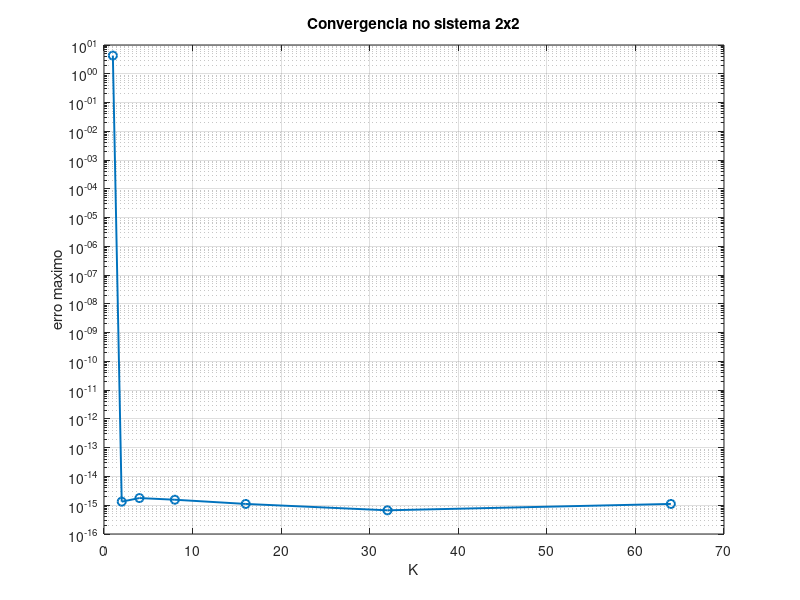
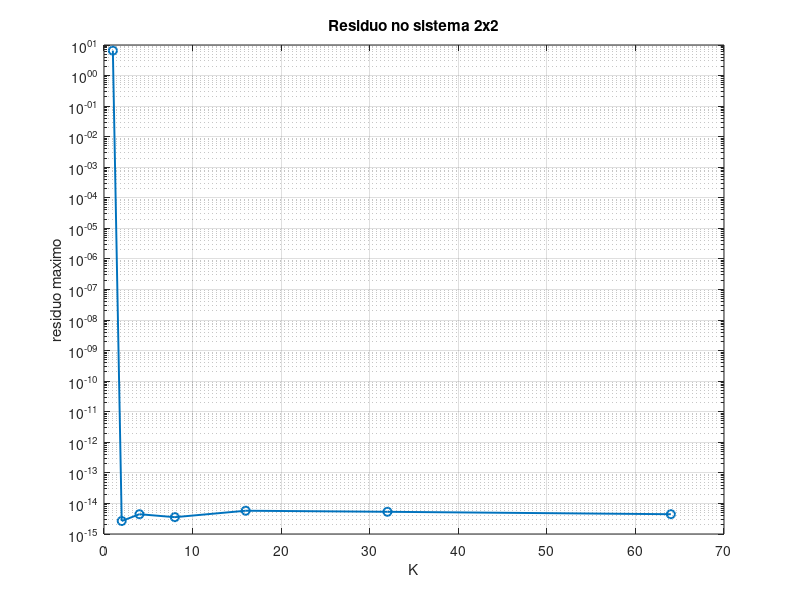

MATLAB code to generate these figures, in order: (Note: this script raises an error after producing the figures.)
function gerar_figuras_IC()
% gerar_figuras_IC
% -------------------------------------------------------------------------
% Gera as figuras usadas no Capitulo 5 da IC.
%
% Este script usa os codigos Octave/MATLAB da pasta codigos/ e salva as
% figuras na pasta ../figuras, com os mesmos nomes chamados no LaTeX.
%
% Observacao importante:
% - A coluna "Erro maximo absoluto" do relatorio usa
%       max(abs(U_aprox - U_ex)(:)).
% - A coluna "Erro L1 total" corresponde a um diagnostico acumulado,
%   mantido apenas para comparacao com versoes preliminares.
% -------------------------------------------------------------------------

    close all; clc;

    pasta_atual = fileparts(mfilename('fullpath'));
    pasta_raiz = fileparts(pasta_atual);
    pasta_fig = fullfile(pasta_raiz, 'figuras');

    if ~exist(pasta_fig, 'dir')
        mkdir(pasta_fig);
    end

    addpath(pasta_atual);

    % ------------------------------------------------------------------
    % 1. Sistema 2x2: dados da validacao registrada no texto
    % ------------------------------------------------------------------
    Ks = [1 2 4 8 16 32 64];
    erros_2x2 = [4.2832e0 1.3323e-15 1.7764e-15 1.5543e-15 ...
                 1.1102e-15 6.6613e-16 1.1102e-15];
    residuos_2x2 = [6.5415e0 2.6645e-15 4.4409e-15 3.5527e-15 ...
                    5.7732e-15 5.3291e-15 4.4409e-15];

    figure;
    semilogy(Ks, erros_2x2, '-o', 'LineWidth', 1.4);
    xlabel('K'); ylabel('erro maximo'); grid on;
    title('Convergencia no sistema 2x2');
    salvar_png(fullfile(pasta_fig, 'grafico_convergencia_sistema2x2.png'));

    figure;
    semilogy(Ks, residuos_2x2, '-o', 'LineWidth', 1.4);
    xlabel('K'); ylabel('residuo maximo'); grid on;
    title('Residuo no sistema 2x2');
    salvar_png(fullfile(pasta_fig, 'grafico_residuo_sistema2x2.png'));

    % Erro temporal para K=8, obtido pela rotina generica.
    A = [0 1; -1 -1];
    T = 2*pi;
    K = 8;
    tempos = linspace(0, T, 400);
    bfun = @(t) [0; -2*sin(2*t) + cos(t) - 3*cos(2*t)];
    uexata = @(t) [sin(t) + cos(2*t); cos(t) - 2*sin(2*t)];
    resultado = periodic_solution_fourier_generico(A, T, K, bfun, tempos, uexata);

    figure;
    plot(tempos, resultado.erro(1,:), 'LineWidth', 1.4);
    xlabel('t'); ylabel('erro'); grid on;
    title('Erro no sistema 2x2 para K=8');
    salvar_png(fullfile(pasta_fig, 'grafico_erro_sistema2x2_K8.png'));

    % ------------------------------------------------------------------
    % 2. Equacao do calor 2D: graficos quantitativos
    % ------------------------------------------------------------------
    NCheb = [8 16 32 60 80];
    condicoes = [1.8242e2 2.6766e3 4.1914e4 5.0538e5 1.60e6];
    erro_max = [2.7111e0 2.0527e-2 1.1682e-6 1.75e-14 2.53e-14];
    residuos = [2.70e-13 4.55e-13 1.30e-12 7.45e-12 2.95e-11];

    figure;
    semilogy(NCheb, erro_max, '-o', 'LineWidth', 1.4);
    xlabel('N_{Cheb}'); ylabel('erro maximo absoluto'); grid on;
    title('Erro maximo absoluto na equacao do calor 2D');
    salvar_png(fullfile(pasta_fig, 'grafico_erro_calor2d.png'));

    figure;
    semilogy(NCheb, condicoes, '-o', 'LineWidth', 1.4);
    xlabel('N_{Cheb}'); ylabel('condicao maxima'); grid on;
    title('Condicionamento dos sistemas modais');
    salvar_png(fullfile(pasta_fig, 'grafico_condicao_calor2d.png'));

    figure;
    loglog(condicoes, erro_max, '-o', 'LineWidth', 1.4);
    xlabel('condicao maxima'); ylabel('erro maximo absoluto'); grid on;
    title('Erro versus condicionamento');
    salvar_png(fullfile(pasta_fig, 'grafico_erro_vs_condicao_calor2d.png'));

    figure;
    semilogy(NCheb, residuos, '-o', 'LineWidth', 1.4);
    xlabel('N_{Cheb}'); ylabel('residuo maximo'); grid on;
    title('Residuo maximo na equacao do calor 2D');
    salvar_png(fullfile(pasta_fig, 'grafico_residuo_calor2d.png'));

    % ------------------------------------------------------------------
    % 3. Superficies para NCheb = 8, 16, 32
    % ------------------------------------------------------------------
    for NM = [8 16 32]
        K = 8;
        [erro, U, info] = EqCalor2D_timeperiodic_SPECTRAL_COMENTADO(NM, K); %#ok<ASGLU>

        % Reconstroi a solucao exata no instante t=0 para comparacao visual.
        xx = info.xx;
        yy = info.yy;
        m = NM - 1;
        X = reshape(xx, m, m);
        Y = reshape(yy, m, m);
        U0 = reshape(U(:,1), m, m);
        Uex0 = -cos(0) .* sin(pi*cos(pi*X)) .* sin(pi*cos(pi*Y));
        E0 = abs(U0 - Uex0);

        figure;
        surf(X, Y, U0); shading interp;
        xlabel('x'); ylabel('y'); zlabel('u');
        title(sprintf('Solucao aproximada, NCheb=%d, K=8', NM));
        salvar_png(fullfile(pasta_fig, sprintf('superficie_solucao_calor2d_N%d_K8.png', NM)));

        figure;
        surf(X, Y, E0); shading interp;
        xlabel('x'); ylabel('y'); zlabel('erro');
        title(sprintf('Erro espacial, NCheb=%d, K=8', NM));
        salvar_png(fullfile(pasta_fig, sprintf('superficie_erro_calor2d_N%d_K8.png', NM)));
    end

    fprintf('Figuras geradas em: %s\n', pasta_fig);
end

function salvar_png(nome)
    % Salva a figura atual com resolucao adequada.
    try
        print(gcf, nome, '-dpng', '-r200');
    catch
        saveas(gcf, nome);
    end
end
